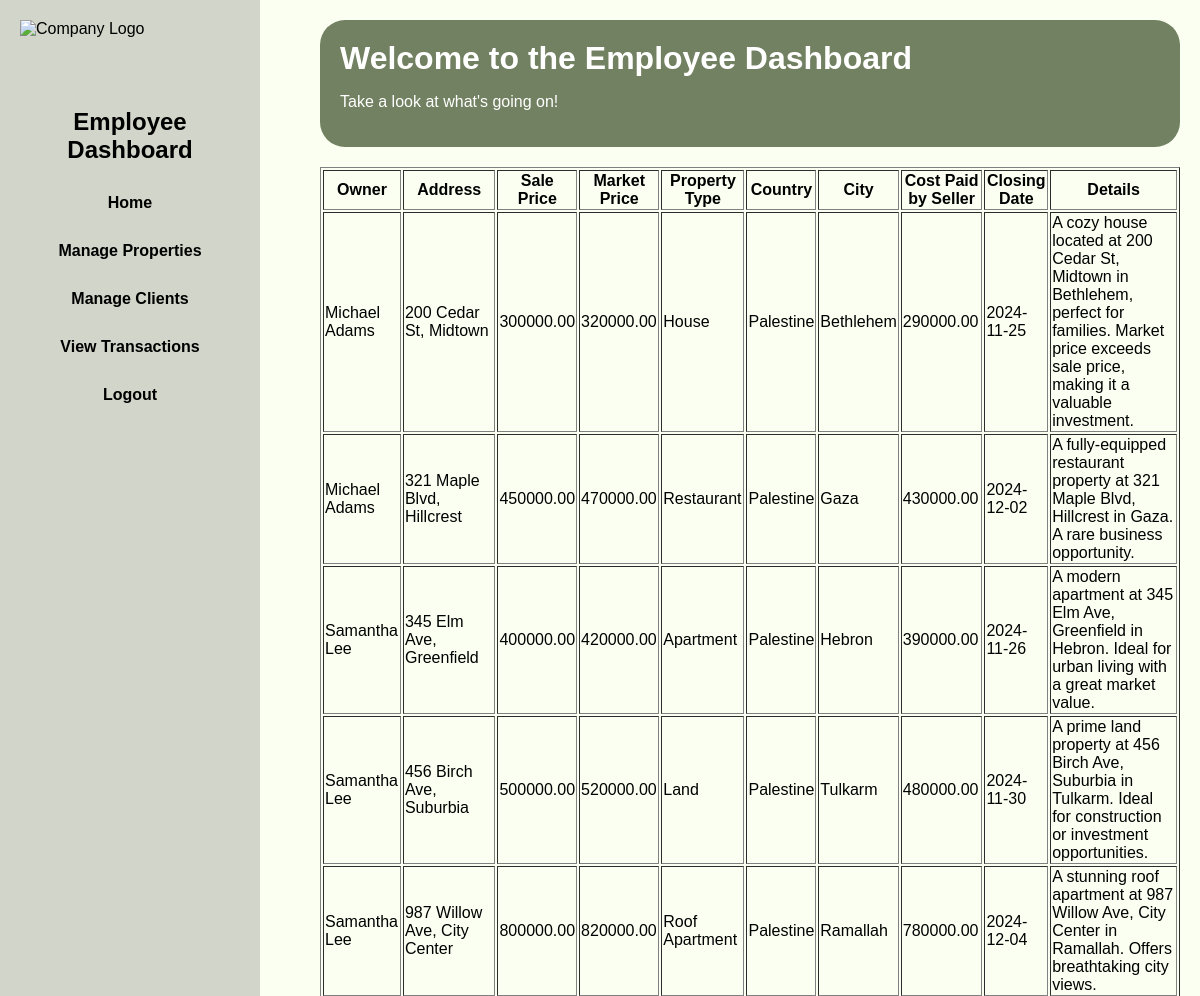
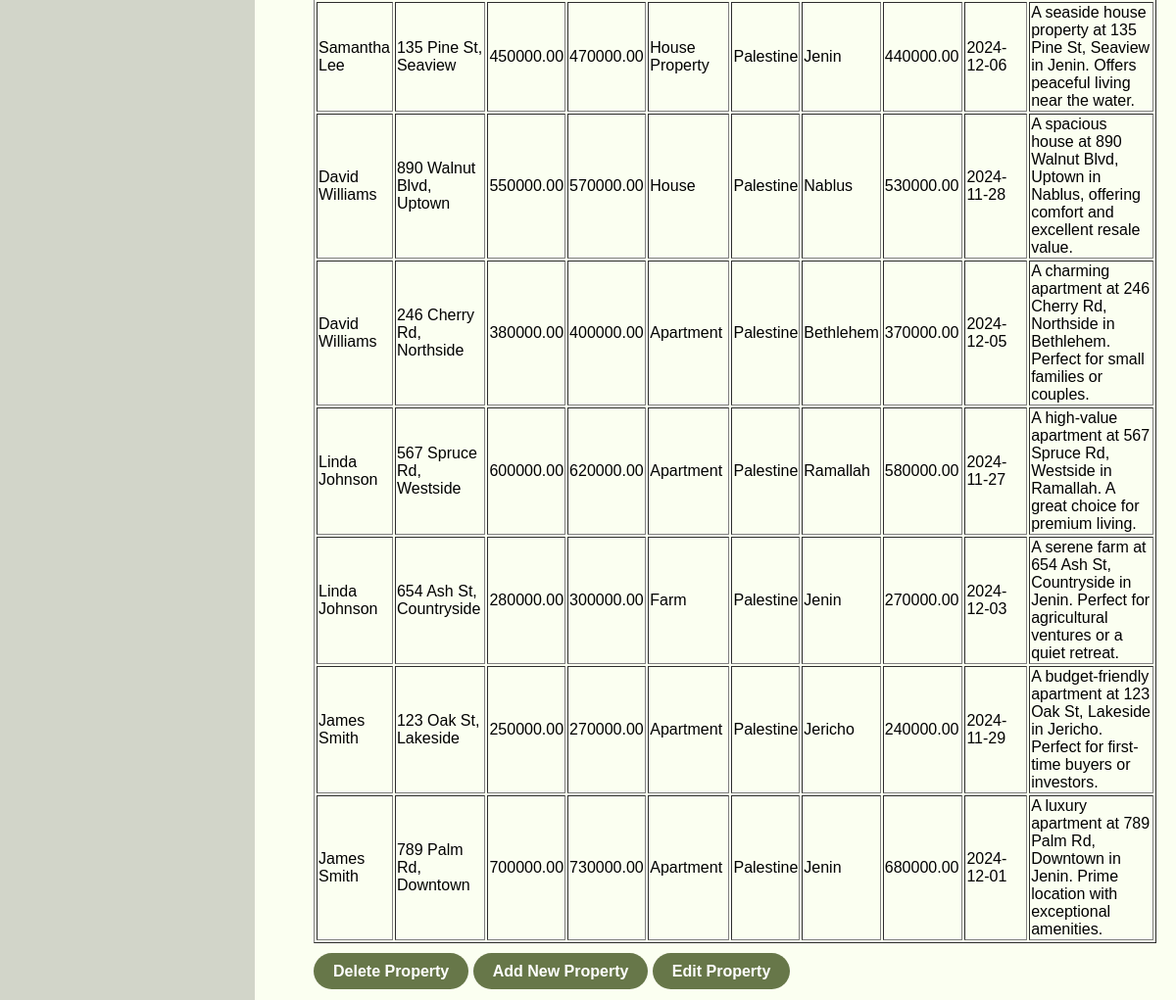
The page /manage_properties.php on the database its author committed (2 pictures, top to bottom).
### tables this page shows
CREATE TABLE property (
  propertyID INT AUTO_INCREMENT PRIMARY KEY,          
  ownerID INT,
  propertyAddress VARCHAR(255) NOT NULL,                       
  salePrice DECIMAL(15, 2),                        
  marketPrice DECIMAL(15, 2),                          
  propertyType VARCHAR(100),                            
  propertyCountry VARCHAR(100) NOT NULL,                        
  city VARCHAR(100) NOT NULL,                                   
  costPaidBySeller DECIMAL(15, 2),                    
  closingDate DATE NOT NULL,
  imagePath VARCHAR(255) NOT NULL,
  details TEXT,
  foreign key (ownerID) references owner (ownerID)
);

CREATE TABLE owner (
  ownerID INT AUTO_INCREMENT PRIMARY KEY,         
  ownerName VARCHAR(255) NOT NULL,                          
  address VARCHAR(255),                            
  email VARCHAR(100) NOT NULL UNIQUE,                              
  password VARCHAR(100) NOT NULL UNIQUE,                              
  registrationDate DATE,                           
  company VARCHAR(255),                             
  phoneNumber VARCHAR(20)
);

### manage_properties.php (the view, shortened to what this page needs)
<!DOCTYPE html>
<html lang="en">
<head>
</head>
<body>
    <div class="container">
        <div class="sidebar">
            <?php
            echo '<img src="images/damanLogo.png" alt="Company Logo">';
        ?>
            <h2>Employee Dashboard</h2>
            <ul>
                <li><a href="employee.php">Home</a></li>
                <li><a href="manage_properties.php">Manage Properties</a></li>
                <li><a href="manage_clients.php">Manage Clients</a></li>
                <li><a href="view_transactions.php">View Transactions</a></li>
                <li><a href="main.php">Logout</a></li>
            </ul>
        </div>
        <div class="main-content">
            <header style="background-color:rgb(114, 129, 97);">
                <h1>Welcome to the Employee Dashboard</h1>
                <p>Take a look at what's going on!</p>
            </header>
            <section class="overview">
                <?php
                    include 'MysqlConnection.php';
                    $sql = "SELECT O.ownerName, P.propertyAddress, P.salePrice, P.marketPrice, P.propertyType, P.propertyCountry, P.city, P.costPaidBySeller, P.closingDate, P.details FROM property P, owner O where O.ownerID = P.ownerID";
                    $stmt = $conn->prepare($sql);
                    $stmt->execute();
                    $result = $stmt->get_result();
                    echo "<table border='1' style = 'width:100%;'>";
                    echo "<tr><th>Owner</th><th>Address</th><th>Sale Price</th><th>Market Price</th><th>Property Type</th><th>Country</th><th>City</th><th>Cost Paid by Seller</th><th>Closing Date</th><th>Details</th></tr>";
                    while ($row = $result->fetch_assoc()) {
                        echo "<tr>";
                        echo "<td>" . htmlspecialchars($row['ownerName']) . "</td>";
                        echo "<td>" . htmlspecialchars($row['propertyAddress']) . "</td>";
                        echo "<td>" . htmlspecialchars($row['salePrice']) . "</td>";
                        echo "<td>" . htmlspecialchars($row['marketPrice']) . "</td>";
                        echo "<td>" . htmlspecialchars($row['propertyType']) . "</td>";
                        echo "<td>" . htmlspecialchars($row['propertyCountry']) . "</td>";
                        echo "<td>" . htmlspecialchars($row['city']) . "</td>";
                        echo "<td>" . htmlspecialchars($row['costPaidBySeller']) . "</td>";
                        echo "<td>" . htmlspecialchars($row['closingDate']) . "</td>";
                        echo "<td>" . htmlspecialchars($row['details']) . "</td>";
                        echo "</tr>";
                    }
                    echo "</table>";
                ?>
            </section>
            <section>
                <div class="action-buttons">
                    <a href="delete_property.php" class="button">Delete Property</a>
                    <a href="add_property.php" class="button">Add New Property</a>
                    <a href="edit_property.php" class="button">Edit Property</a>
                </div>
            </section>
        </div>
    </div>
</body>
</html>

### manage_properties.php (style rules this page uses)
body { font-family: Arial, sans-serif; margin: 0; padding: 0; background-color: rgb(251, 255, 241); }
.container { display: flex; min-height: 100vh; }
.container img { width: 100%; margin-bottom: 50px; }
.sidebar { background-color: #d2d5c9; color: black; width: 220px; position: fixed; padding: 20px; height: 100%; }
.sidebar h2 { text-align: center; }
.sidebar ul { list-style: none; padding: 0; }
.sidebar ul li { padding: 10px; margin: 10px 0; text-align: center; }
.sidebar ul li a { color: black; text-decoration: none; font-weight: bold; transition: transform 0.3s ease, box-shadow 0.3s ease; }
.main-content { flex: 1; padding: 20px; margin-left: 300px; }
header { background-color:rgb(239, 253, 223); padding: 20px; border-radius: 25px; margin-bottom: 20px; color: white; }
header h1 { margin: 0; }
.overview { margin-bottom: 20px; }
.button { background-color: rgb(103, 119, 73); color: white; padding: 10px 20px; text-decoration: none; border-radius: 25px; font-weight: bold; transition: transform 0.3s ease, box-shadow 0.3s ease; }

### rows shown on the page
property: ownerID.ownerName "Michael Adams", propertyAddress "200 Cedar St, Midtown", salePrice "300000.00", marketPrice "320000.00", propertyType "House", propertyCountry "Palestine", city "Bethlehem", costPaidBySeller "290000.00", closingDate "2024-11-25", details "A cozy house located at 200 Cedar St, Midtown in Bethlehem, perfect for families. Market price exceeds sale price, making it a valuable investment."
property: ownerID.ownerName "Michael Adams", propertyAddress "321 Maple Blvd, Hillcrest", salePrice "450000.00", marketPrice "470000.00", propertyType "Restaurant", propertyCountry "Palestine", city "Gaza", costPaidBySeller "430000.00", closingDate "2024-12-02", details "A fully-equipped restaurant property at 321 Maple Blvd, Hillcrest in Gaza. A rare business opportunity."
property: ownerID.ownerName "Samantha Lee", propertyAddress "345 Elm Ave, Greenfield", salePrice "400000.00", marketPrice "420000.00", propertyType "Apartment", propertyCountry "Palestine", city "Hebron", costPaidBySeller "390000.00", closingDate "2024-11-26", details "A modern apartment at 345 Elm Ave, Greenfield in Hebron. Ideal for urban living with a great market value."
property: ownerID.ownerName "Samantha Lee", propertyAddress "456 Birch Ave, Suburbia", salePrice "500000.00", marketPrice "520000.00", propertyType "Land", propertyCountry "Palestine", city "Tulkarm", costPaidBySeller "480000.00", closingDate "2024-11-30", details "A prime land property at 456 Birch Ave, Suburbia in Tulkarm. Ideal for construction or investment opportunities."
property: ownerID.ownerName "Samantha Lee", propertyAddress "987 Willow Ave, City Center", salePrice "800000.00", marketPrice "820000.00", propertyType "Roof Apartment", propertyCountry "Palestine", city "Ramallah", costPaidBySeller "780000.00", closingDate "2024-12-04", details "A stunning roof apartment at 987 Willow Ave, City Center in Ramallah. Offers breathtaking city views."
property: ownerID.ownerName "Samantha Lee", propertyAddress "135 Pine St, Seaview", salePrice "450000.00", marketPrice "470000.00", propertyType "House Property", propertyCountry "Palestine", city "Jenin", costPaidBySeller "440000.00", closingDate "2024-12-06", details "A seaside house property at 135 Pine St, Seaview in Jenin. Offers peaceful living near the water."
property: ownerID.ownerName "David Williams", propertyAddress "890 Walnut Blvd, Uptown", salePrice "550000.00", marketPrice "570000.00", propertyType "House", propertyCountry "Palestine", city "Nablus", costPaidBySeller "530000.00", closingDate "2024-11-28", details "A spacious house at 890 Walnut Blvd, Uptown in Nablus, offering comfort and excellent resale value."
property: ownerID.ownerName "David Williams", propertyAddress "246 Cherry Rd, Northside", salePrice "380000.00", marketPrice "400000.00", propertyType "Apartment", propertyCountry "Palestine", city "Bethlehem", costPaidBySeller "370000.00", closingDate "2024-12-05", details "A charming apartment at 246 Cherry Rd, Northside in Bethlehem. Perfect for small families or couples."
property: ownerID.ownerName "Linda Johnson", propertyAddress "567 Spruce Rd, Westside", salePrice "600000.00", marketPrice "620000.00", propertyType "Apartment", propertyCountry "Palestine", city "Ramallah", costPaidBySeller "580000.00", closingDate "2024-11-27", details "A high-value apartment at 567 Spruce Rd, Westside in Ramallah. A great choice for premium living."
property: ownerID.ownerName "Linda Johnson", propertyAddress "654 Ash St, Countryside", salePrice "280000.00", marketPrice "300000.00", propertyType "Farm", propertyCountry "Palestine", city "Jenin", costPaidBySeller "270000.00", closingDate "2024-12-03", details "A serene farm at 654 Ash St, Countryside in Jenin. Perfect for agricultural ventures or a quiet retreat."
property: ownerID.ownerName "James Smith", propertyAddress "123 Oak St, Lakeside", salePrice "250000.00", marketPrice "270000.00", propertyType "Apartment", propertyCountry "Palestine", city "Jericho", costPaidBySeller "240000.00", closingDate "2024-11-29", details "A budget-friendly apartment at 123 Oak St, Lakeside in Jericho. Perfect for first-time buyers or investors."
property: ownerID.ownerName "James Smith", propertyAddress "789 Palm Rd, Downtown", salePrice "700000.00", marketPrice "730000.00", propertyType "Apartment", propertyCountry "Palestine", city "Jenin", costPaidBySeller "680000.00", closingDate "2024-12-01", details "A luxury apartment at 789 Palm Rd, Downtown in Jenin. Prime location with exceptional amenities."
